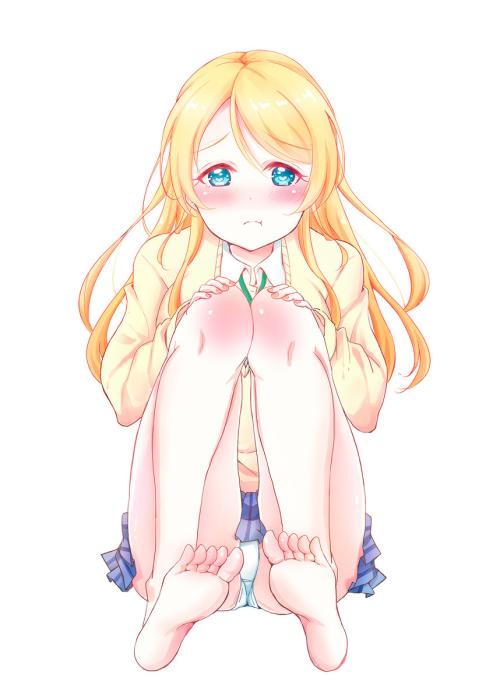
#> input picture month1/week2/class5/img/1.jpg, 500 x 699 px
$ python pillow5.py
#> lines starting #> are read from the running program, lines starting #| are printed output that depends on the picture
from PIL import Image, ImageChops, ImageDraw, ImageFont
img = Image.open('img/1.jpg')
#> img is the input picture: PIL image 500x699 RGB; mean R, G, B 250.7, 242.1, 236.1
# 切换图片模式
img = img.convert('RGBA')
#> img: PIL image 500x699 RGBA
# 创建一个背景完全透明的图片模板,大小和原始图片一样大

w, h = img.size
#> w = 500; h = 699

new_img = Image.new('RGBA', (w, h), (0, 0, 0, 0))
#> new_img: PIL image 500x699 RGBA; every value is 0

# 使用ImageDraw生成一个画笔
# 此过程需要用户提前指定需要操作的图片

draw_1 = ImageDraw.Draw(new_img)
# 绘制文字
# 使用imageFont生成对应的字体
font = ImageFont.truetype('img/111.ttf', 50)

draw_1.text((100, 300), '啦啦啦啦啦', font=font, fill=(100, 101, 100))

new_img = new_img.rotate(45)
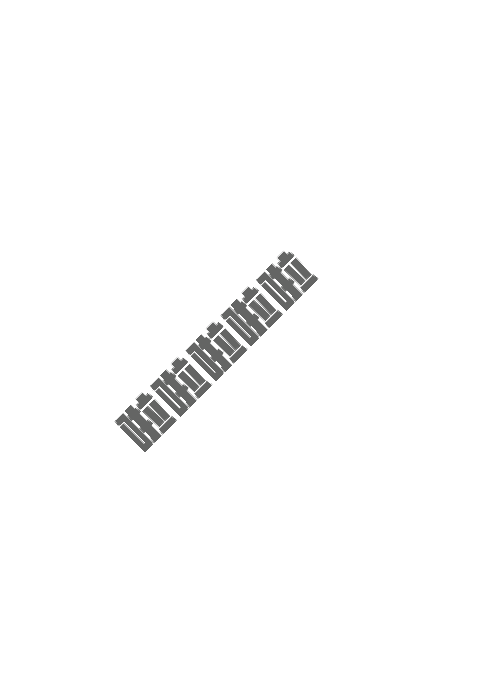
#> new_img: PIL image 500x699 RGBA; mean R, G, B, A 2.5, 2.5, 2.5, 5.7; transparent parts drawn white
# 设置new_img向左下角移动
new_img = ImageChops.offset(new_img, -30, 30)
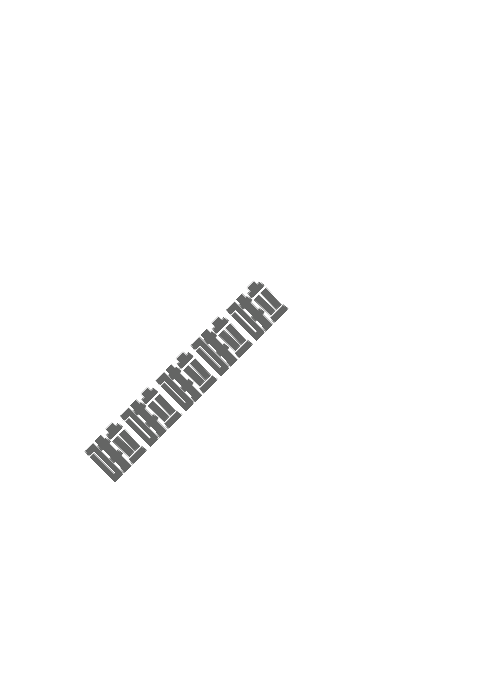
#> new_img: PIL image 500x699 RGBA; mean R, G, B, A 2.5, 2.5, 2.5, 5.7; transparent parts drawn white
# new_img.show()
# 将文字和图片进行合并
combine_img = Image.alpha_composite(img, new_img)
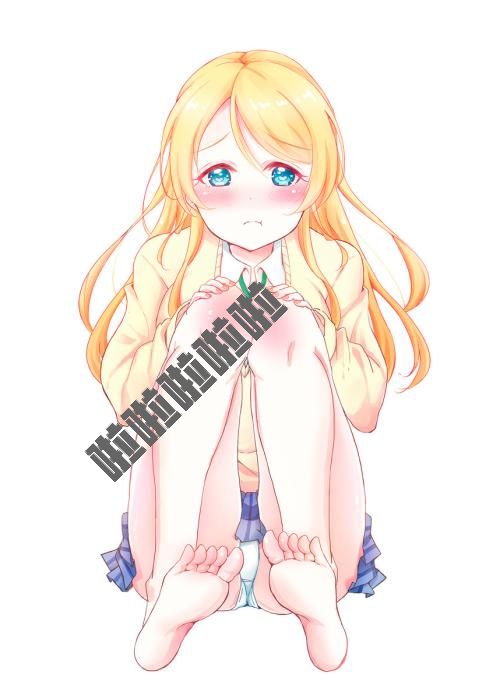
#> combine_img: PIL image 500x699 RGBA; mean R, G, B, A 247.3, 239.2, 233.2, 255
combine_img.show()
# 图片保存
combine_img = combine_img.convert('RGB')
#> combine_img: PIL image 500x699 RGB
combine_img.save('kkk.jpg')

$ run again, with month1/week2/class5/img/2.png saved as month1/week2/class5/img/1.jpg
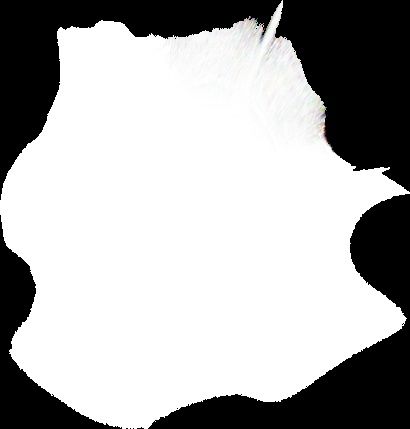
#> input picture month1/week2/class5/img/2.png, 410 x 429 px
#> img is the input picture: PIL image 410x429 RGB; mean R, G, B 173.3, 173.3, 173.2
#> img: PIL image 410x429 RGBA
#> `new_img = ImageChops.offset(new_img, -30, 30)`:
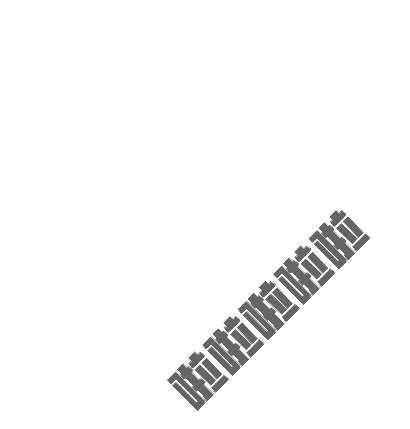
#> new_img: PIL image 410x429 RGBA; mean R, G, B, A 5, 5, 5, 11.2; transparent parts drawn white
#> `combine_img = Image.alpha_composite(img, new_img)`:
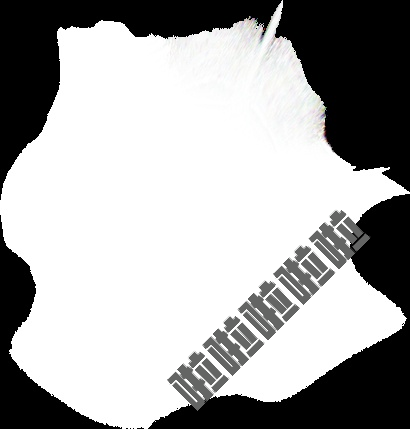
#> combine_img: PIL image 410x429 RGBA; mean R, G, B, A 167, 167, 166.9, 255

$ run again, with month1/week2/class5/img/3.png saved as month1/week2/class5/img/1.jpg
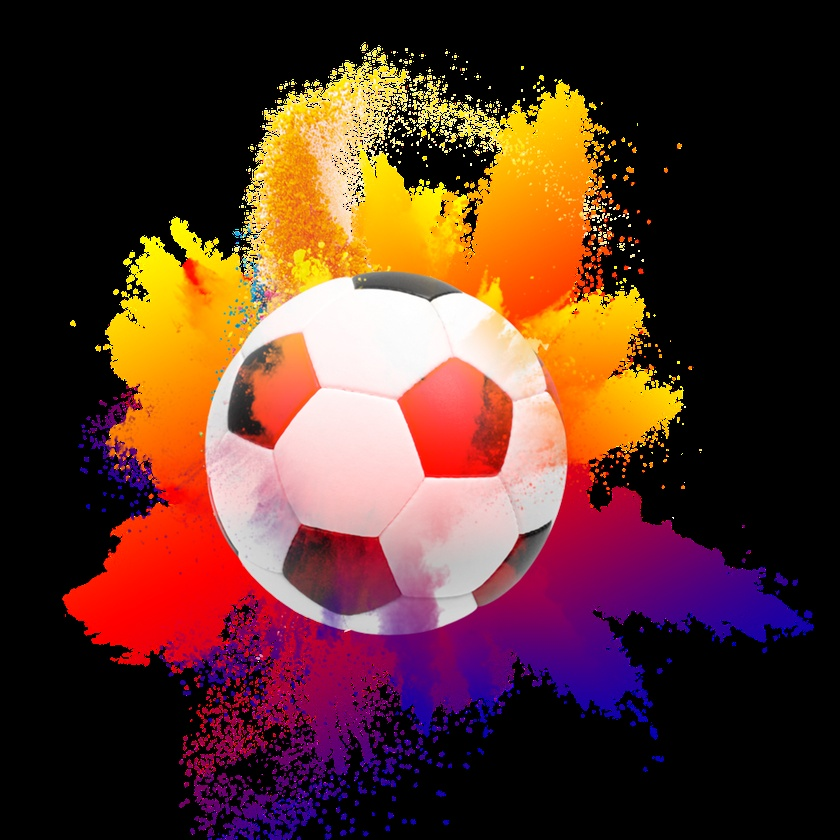
#> input picture month1/week2/class5/img/3.png, 840 x 840 px, shrunk from 2000 x 2000 before the run
#> img is the input picture: PIL image 840x840 RGB; mean R, G, B 88.2, 50.4, 40.9
#> img: PIL image 840x840 RGBA
#> `new_img = new_img.rotate(45)`:
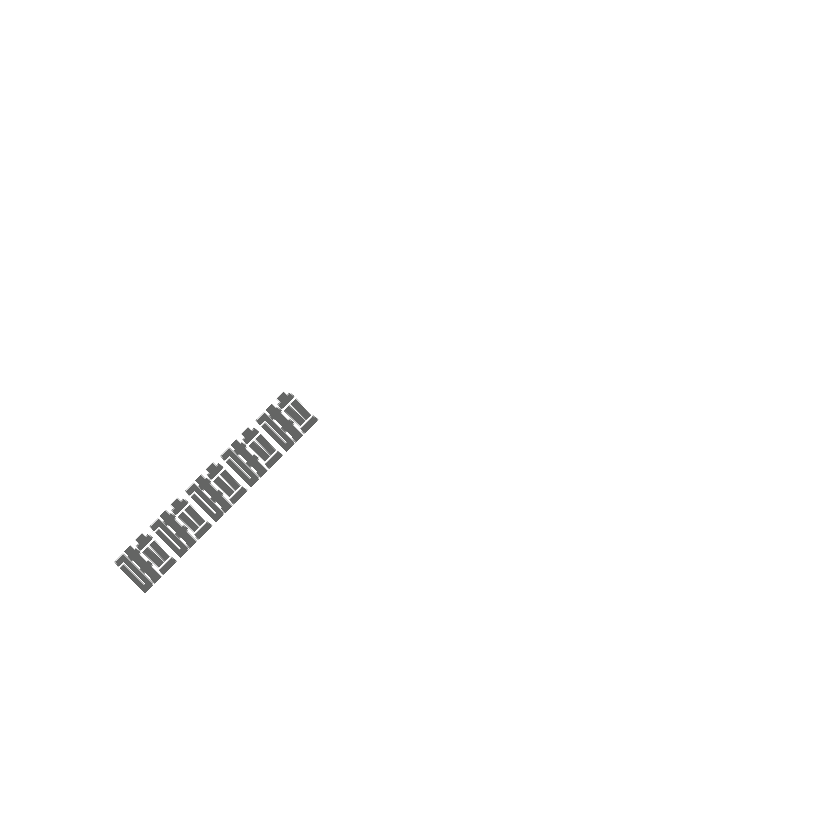
#> new_img: PIL image 840x840 RGBA; mean R, G, B, A 1.3, 1.3, 1.3, 2.8; transparent parts drawn white
